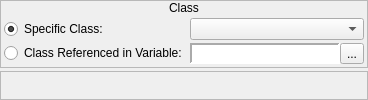
     <widget class="QWidget" name="wClass">
      <layout class="QVBoxLayout" name="verticalLayout_28">
       <property name="spacing">
        <number>3</number>
       </property>
       <property name="margin">
        <number>0</number>
       </property>
       <item>
        <widget class="QFrame" name="frame_19">
         <property name="sizePolicy">
          <sizepolicy hsizetype="Preferred" vsizetype="Fixed">
           <horstretch>0</horstretch>
           <verstretch>0</verstretch>
          </sizepolicy>
         </property>
         <property name="frameShape">
          <enum>QFrame::StyledPanel</enum>
         </property>
         <property name="frameShadow">
          <enum>QFrame::Raised</enum>
         </property>
         <layout class="QVBoxLayout" name="verticalLayout_25">
          <property name="spacing">
           <number>0</number>
          </property>
          <property name="margin">
           <number>0</number>
          </property>
          <item>
           <widget class="QLabel" name="label_14">
            <property name="sizePolicy">
             <sizepolicy hsizetype="Preferred" vsizetype="Fixed">
              <horstretch>0</horstretch>
              <verstretch>0</verstretch>
             </sizepolicy>
            </property>
            <property name="text">
             <string>Class</string>
            </property>
            <property name="alignment">
             <set>Qt::AlignCenter</set>
            </property>
           </widget>
          </item>
          <item>
           <widget class="QWidget" name="widget_20" native="true">
            <layout class="QHBoxLayout" name="horizontalLayout_19">
             <property name="spacing">
              <number>3</number>
             </property>
             <property name="margin">
              <number>3</number>
             </property>
             <item>
              <layout class="QVBoxLayout" name="verticalLayout_26">
               <property name="spacing">
                <number>3</number>
               </property>
               <item>
                <widget class="QRadioButton" name="rbSpecificClass">
                 <property name="sizePolicy">
                  <sizepolicy hsizetype="Fixed" vsizetype="Fixed">
                   <horstretch>0</horstretch>
                   <verstretch>0</verstretch>
                  </sizepolicy>
                 </property>
                 <property name="text">
                  <string>Specific Class:</string>
                 </property>
                 <property name="checked">
                  <bool>true</bool>
                 </property>
                </widget>
               </item>
               <item>
                <widget class="QRadioButton" name="rbReferencedClass">
                 <property name="sizePolicy">
                  <sizepolicy hsizetype="Fixed" vsizetype="Fixed">
                   <horstretch>0</horstretch>
                   <verstretch>0</verstretch>
                  </sizepolicy>
                 </property>
                 <property name="text">
                  <string>Class Referenced in Variable:</string>
                 </property>
                </widget>
               </item>
              </layout>
             </item>
             <item>
              <layout class="QVBoxLayout" name="verticalLayout_27">
               <property name="spacing">
                <number>3</number>
               </property>
               <item>
                <widget class="QComboBox" name="cboxClasses"/>
               </item>
               <item>
                <widget class="QWidget" name="wClassVariable" native="true">
                 <layout class="QHBoxLayout" name="horizontalLayout_40">
                  <property name="spacing">
                   <number>0</number>
                  </property>
                  <property name="margin">
                   <number>0</number>
                  </property>
                  <item>
                   <widget class="QLabel" name="lblClassVariable">
                    <property name="sizePolicy">
                     <sizepolicy hsizetype="Preferred" vsizetype="Preferred">
                      <horstretch>0</horstretch>
                      <verstretch>0</verstretch>
                     </sizepolicy>
                    </property>
                    <property name="minimumSize">
                     <size>
                      <width>150</width>
                      <height>0</height>
                     </size>
                    </property>
                    <property name="font">
                     <font>
                      <family>Monospace</family>
                     </font>
                    </property>
                    <property name="styleSheet">
                     <string notr="true">background-color: palette(base);</string>
                    </property>
                    <property name="frameShape">
                     <enum>QFrame::Panel</enum>
                    </property>
                    <property name="frameShadow">
                     <enum>QFrame::Sunken</enum>
                    </property>
                    <property name="lineWidth">
                     <number>2</number>
                    </property>
                    <property name="text">
                     <string/>
                    </property>
                   </widget>
                  </item>
                  <item>
                   <widget class="QToolButton" name="bBrowseClassVariables">
                    <property name="text">
                     <string>...</string>
                    </property>
                    <property name="icon">
                     <iconset resource="gui_icons.qrc">
                      <normaloff>:/icons/fileopen.png</normaloff>:/icons/fileopen.png</iconset>
                    </property>
                   </widget>
                  </item>
                 </layout>
                </widget>
               </item>
              </layout>
             </item>
            </layout>
           </widget>
          </item>
         </layout>
        </widget>
       </item>
       <item>
        <widget class="QFrame" name="frame_51">
         <property name="frameShape">
          <enum>QFrame::StyledPanel</enum>
         </property>
         <property name="frameShadow">
          <enum>QFrame::Raised</enum>
         </property>
        </widget>
       </item>
      </layout>
     </widget>
